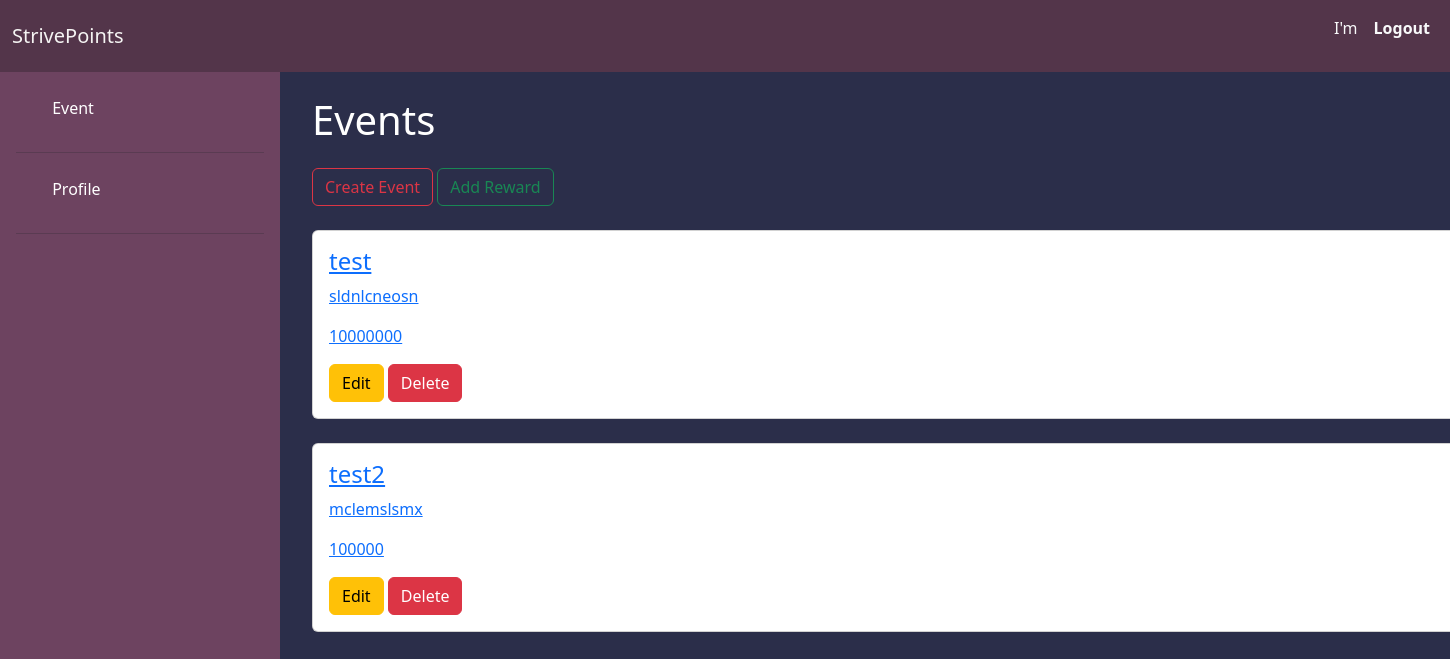
The page /russian/events/ on the database as committed earlier.
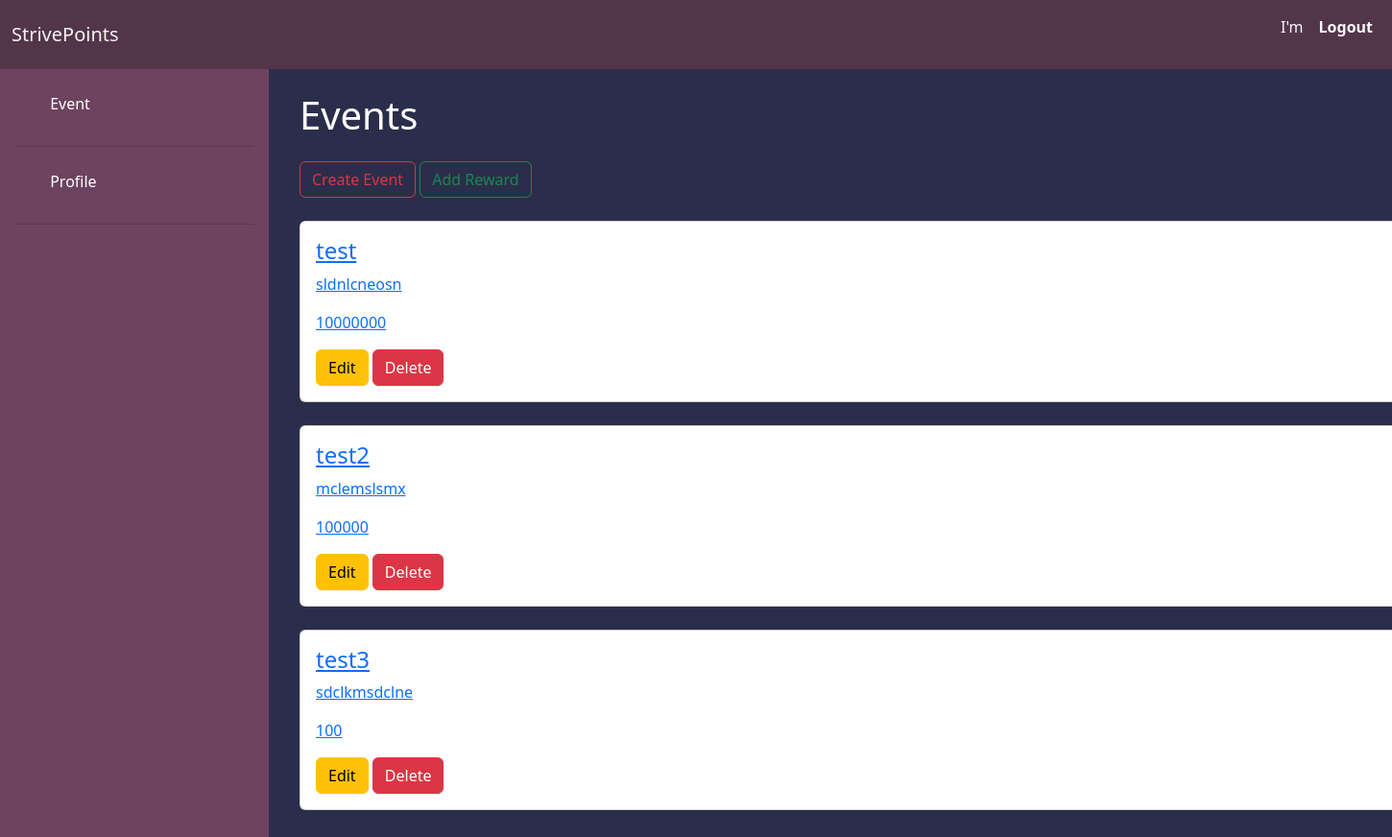
The same page on the database as committed later.
### russian/models.py (models this page shows)
class Event(models.Model):
    name = models.CharField(max_length=100)
    description = models.TextField(blank=True, null=True)
    point_reward = models.IntegerField(default=0)
    admin = models.ForeignKey(User, on_delete=models.CASCADE)
    reward = models.ManyToManyField("russian.Reward")

### russian/views.py (the view)
# urls.py: path("events/", views.EventListView.as_view(), name="event"),
class EventListView(View):
    def get(self, request):
        event = Event.objects.all()
        return render(request, 'event-list.html', {'event': event})

### russian/templates/event-list.html (shortened to what this page needs)
{% extends 'layout.html' %}
{% block side_nav %}{% include 'side_nav.html' %}{% endblock %}
{% block content %}
<h1 class="mb-4">Events</h1>
<div class="create-event">
    <a class="btn btn-outline-danger" href="{% url 'add-event' %}">Create Event</a>
    <a class="btn btn-outline-success" href="{% url 'add-reward' %}">Add Reward</a>
</div>
<br>
{% for i in event %}
<a href="{% url 'challenge' i.id %}">
    <div class="card">
        <div class="card-body">
            <h4>{{i.name}}</h4>
            <p>{{i.description}}</p>
            <p>{{i.point_reward}}</p>
            <div>
                <a class="btn btn-warning" href="{% url 'edit-event' i.id %}">Edit</a>
                <a class="btn btn-danger" href="{% url 'delete-event' i.id %}">Delete</a>
            </div>
        </div>
    </div>
</a>
<br>
{% empty %}
<div class="card">
    <div class="card-body">
        Don't have events in this time!
    </div>
</div>
{% endfor %}
{% endblock %}

Rows that differ between the two databases and show on the page:
added Event: name "test3", description "sdclkmsdclne", point_reward "100"
